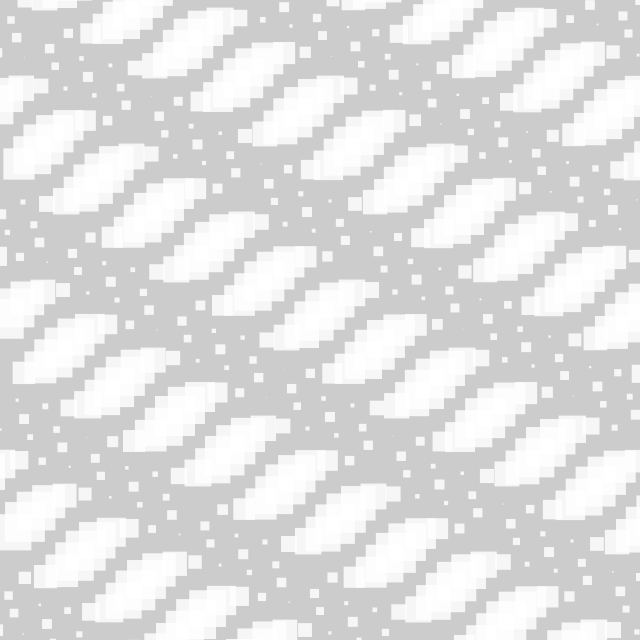
Frame 1 (no input)
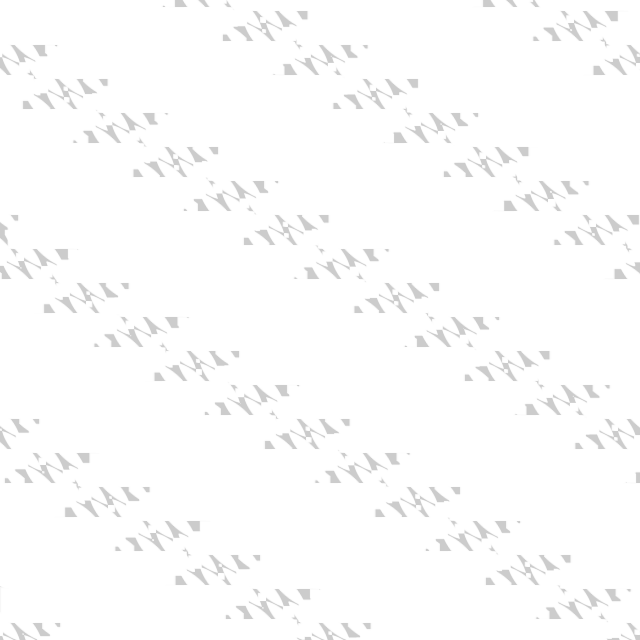
Frame 60 (the mouse pressed at the canvas centre just before this capture)
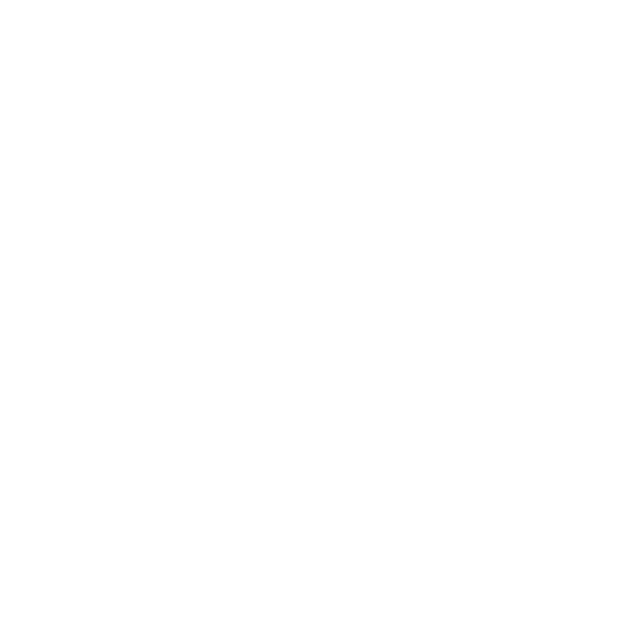
Frame 120 (the mouse held since frame 60 and released just before this capture)

The Processing sketch that drew these frames (run headless with seeded random() and noise(); from frame 60 on, the mouse is pressed at the canvas centre):

// Processing sketch: day035
// ── day035.pde
float t, p, x, y;
void setup() {
  size(640, 640);
  fill(-1, 210);
  noStroke();
  rectMode(3);
}
void draw() {
  clear();
  for (x=0; x<682; x+=22)
    for (y=0; y<714; y+=34)
      square(x+(cos(t+(p=50*x+y+y))*25), y-(25-cos(t+p)*25), sin(t+p)*25+15);
  t+=PI/90;
}
